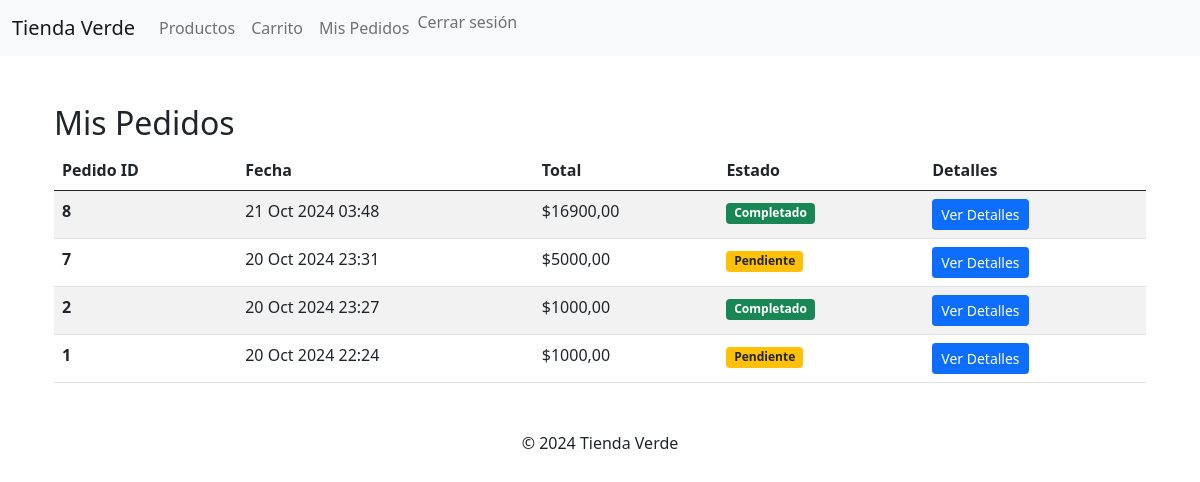
The page /pedidos/ (signed in) on the database its author committed.
### core/models.py (models this page shows, shortened)
class Pedido(models.Model):
    ESTADO_CHOICES = [
        ('PEND', 'Pendiente'),
        ('COMP', 'Completado'),
    ]
    cliente = models.ForeignKey(User, on_delete=models.CASCADE)
    carrito = models.ForeignKey(Carrito, on_delete=models.CASCADE)  # Change to ForeignKey
    estado = models.CharField(max_length=4, choices=ESTADO_CHOICES, default='PEND')
    total = models.DecimalField(max_digits=10, decimal_places=2)
    fecha = models.DateTimeField(auto_now_add=True)

### core/views.py (the view)
# urls.py: path('pedidos/', pedidos, name='pedidos_cliente'),
@login_required
def pedidos(request):
    pedidos = Pedido.objects.filter(cliente=request.user).order_by('-fecha')
    return render(request, 'core/pedidos.html', {'pedidos': pedidos})

### core/templates/core/pedidos.html (shortened to what this page needs)
{% extends 'core/base.html' %}
{% block content %}
<div class="container mt-4">
    <h2>Mis Pedidos</h2>
    {% if pedidos %}
        <table class="table table-striped">
            <thead>
                <tr>
                    <th scope="col">Pedido ID</th>
                    <th scope="col">Fecha</th>
                    <th scope="col">Total</th>
                    <th scope="col">Estado</th>
                    <th scope="col">Detalles</th>
                </tr>
            </thead>
            <tbody>
                {% for pedido in pedidos %}
                <tr>
                    <th scope="row">{{ pedido.id }}</th>
                    <td>{{ pedido.fecha|date:"d M Y H:i" }}</td>
                    <td>${{ pedido.total }}</td>
                    <td>
                        {% if pedido.estado == 'PEND' %}
                            <span class="badge bg-warning text-dark">Pendiente</span>
                        {% else %}
                            <span class="badge bg-success">Completado</span>
                        {% endif %}
                    </td>
                    <td>
                        <a href="{% url 'detalle_pedido' pedido.id %}" class="btn btn-primary btn-sm">Ver Detalles</a>
                    </td>
                </tr>
                {% endfor %}
            </tbody>
        </table>
    {% else %}
        <p class="text-center">No has realizado ningún pedido aún.</p>
    {% endif %}
</div>
{% endblock %}

### rows shown on the page
Pedido: id "8", fecha "21 Oct 2024 03:48", total "16900,00", estado "Completado"
Pedido: id "7", fecha "20 Oct 2024 23:31", total "5000,00", estado "Pendiente"
Pedido: id "2", fecha "20 Oct 2024 23:27", total "1000,00", estado "Completado"
Pedido: id "1", fecha "20 Oct 2024 22:24", total "1000,00", estado "Pendiente"
